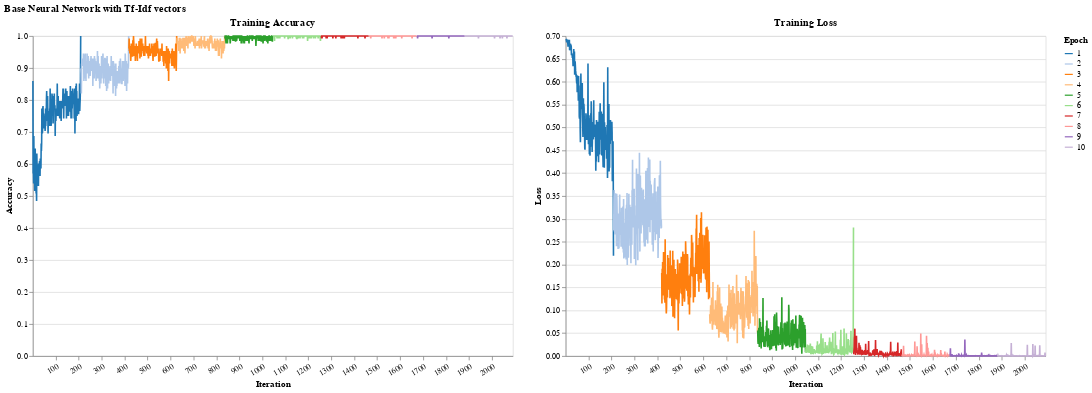

The cell this chart's notebook holds for it:
### Markdown cell above
# Neural Networks

### Code cell
# POC
print("Prepare data...")
train_data_nn = encode_data(train_raw, tfidf_encoder)
test_data_nn = encode_data(test_raw, tfidf_encoder)

print("Train model")
models_dir = Path('models/gb')

if not models_dir.exists():
    models_dir.mkdir(parents=True, exist_ok=True)

train_config = TrainConfig(
    num_epochs      = 10,
    early_stop      = False,
    violation_limit = 5,
    
)

dataloader = DataLoader(train_data_nn, batch_size=128, shuffle=True)

USE_CACHE = False

model_nn = NeuralNetwork(
    input_size=len(tfidf_encoder.vocabulary_),
    hidden_size=128,
    device='cpu'
)

if (models_dir / 'model_nn.pt').exists() and USE_CACHE:
    model_nn = load_model(model_nn, models_dir, 'model_nn')
else:
    model_nn.fit(dataloader, train_config, disable_progress_bar=False)
    save_model(model_nn, models_dir, "model_nn")


with torch.no_grad():
    # X_test = torch.stack([dta[0] for dta in test])
    X_test = torch.stack([test[0] for test in test_data_nn]).to(model_nn.device)
    y_test = torch.stack([test[1] for test in test_data_nn]).to(model_nn.device)
    y_pred = model_nn.predict(X_test)


print(precision_recall_fscore_support(y_test, y_pred, average='binary'))
print("AUC", roc_auc_score(y_test, y_pred))

# Plot training accuracy and loss side-by-side
plot_results(model_nn, train_config, dataloader)

### Figure 1 — Vega-Lite specification as saved in the notebook (floating-point values rounded to 4 significant figures; data arrays with more than 128 entries replaced by an {"elided": "..."} marker saying what was removed)
{"config": {"view": {"continuousWidth": 300, "continuousHeight": 300}}, "hconcat": [{"mark": {"type": "line"}, "encoding": {"color": {"field": "epoch", "scale": {"scheme": "category20"}, "title": "Epoch", "type": "nominal"}, "x": {"axis": {"labelAngle": -30, "title": "Iteration", "values": [0, 100, 200, 300, 400, 500, 600, 700, 800, 900, 1000, 1100, 1200, 1300, 1400, 1500, 1600, 1700, 1800, 1900, 2000]}, "field": "iteration", "type": "nominal"}, "y": {"axis": {"title": "Accuracy"}, "field": "training_acc", "type": "quantitative"}}, "height": 400, "title": "Training Accuracy", "width": 600}, {"mark": {"type": "line"}, "encoding": {"color": {"field": "epoch", "scale": {"scheme": "category20"}, "title": "Epoch", "type": "nominal"}, "x": {"axis": {"labelAngle": -30, "title": "Iteration", "values": [0, 100, 200, 300, 400, 500, 600, 700, 800, 900, 1000, 1100, 1200, 1300, 1400, 1500, 1600, 1700, 1800, 1900, 2000]}, "field": "iteration", "type": "nominal"}, "y": {"axis": {"title": "Loss"}, "field": "training_loss", "type": "quantitative"}}, "height": 400, "title": "Training Loss", "width": 600}], "data": {"name": "data-cbd34f50413a9e287387c923c41b30ff"}, "title": "Base Neural Network with Tf-Idf vectors", "$schema": "https://vega.github.io/schema/vega-lite/v5.17.0.json", "datasets": {"data-cbd34f50413a9e287387c923c41b30ff": {"elided": "2090 records"}}}
